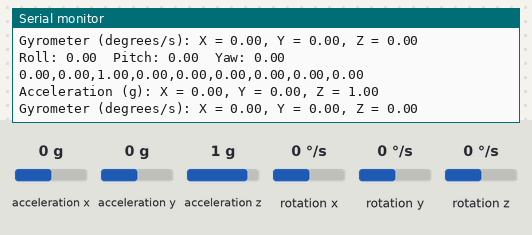
Bench run of a sketch on a simulated Arduino Uno, built with avr-gcc and run on an emulated ATmega328P. Parts: the last lines printed to the serial monitor. The test bench sets the inputs (shaded band); at power-on: acceleration x 0 g, acceleration y 0 g, acceleration z 1 g, rotation x 0 °/s, rotation y 0 °/s, rotation z 0 °/s.

Above: at 2.2 s.
2.3 s: acceleration x set to -1.4 g
At 2.44 s:
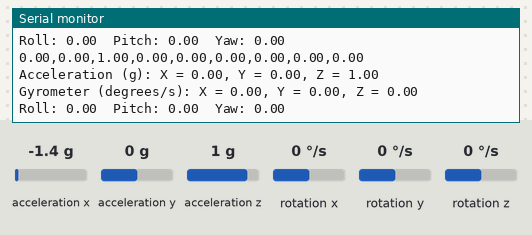
5.3 s: acceleration y set to -1.4 g
At 5.51 s:
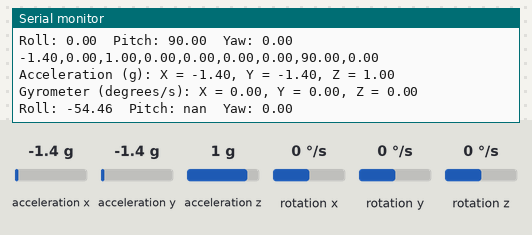
7.0 s: acceleration z set to -1.4 g
At 7.16 s:
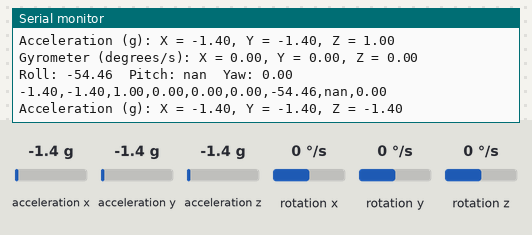
10.0 s: rotation x set to -192 °/s
At 10.0 s:
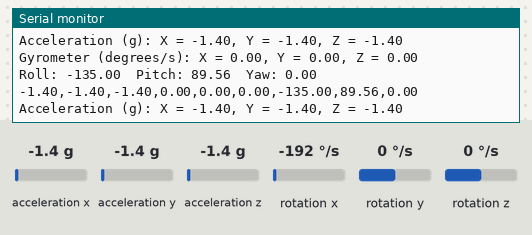
13.0 s: rotation y set to -192 °/s
At 13.3 s:
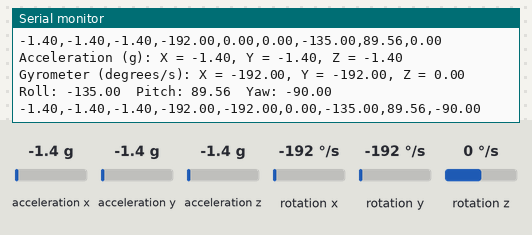
16.0 s: rotation z set to -192 °/s
At 16.09 s:
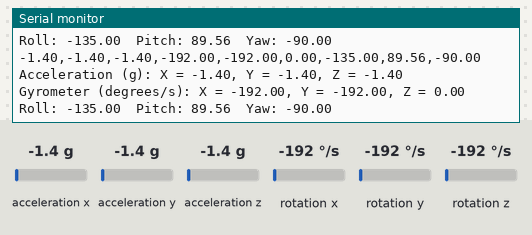
Timing chart, 0 to 19.0 s (numbered marks = the images above; inputs shaded):
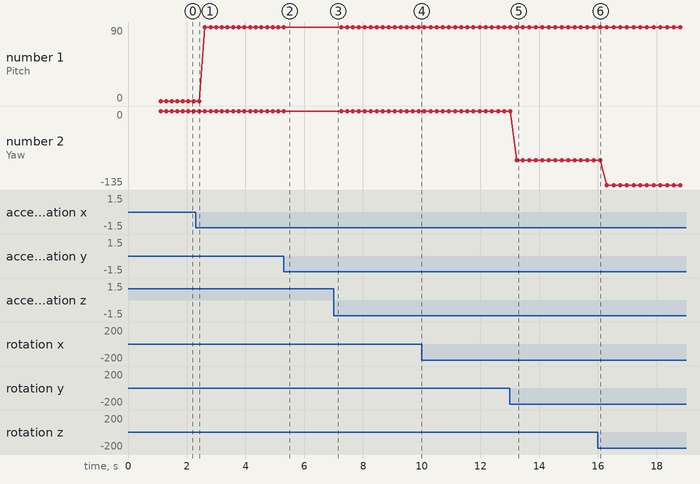

Measured:
- after the input at 5.3 s, the serial monitor: prints a new line after 0.10 s (image 2)
- after the input at 7.0 s, the serial monitor: prints a new line after 0.15 s (image 3)
- after the input at 13.0 s, the serial monitor: prints a new line after 0.17 s (image 5)
- plotted number 1: 0 → 90 after the input at 2.3 s, 90 → 89.56 after the input at 7.0 s
- plotted number 2: 0 → -90 after the input at 13.0 s

The sketch:

calculations.ino
```cpp
#include <Wire.h>
#include <MPU6050.h>

MPU6050 mpu;

void setup() {
  Wire.begin();
  Serial.begin(9600);

  mpu.initialize();

  // Verify the connection
  if (mpu.testConnection()) {
    Serial.println("MPU6050 connection successful");
  } else {
    Serial.println("MPU6050 connection failed");
  }

  delay(1000);
}

void loop() {
  // Read sensor data
  int16_t ax, ay, az, gx, gy, gz;
  float roll, pitch, yaw;

  mpu.getMotion6(&ax, &ay, &az, &gx, &gy, &gz);

  // Convert raw values to actual units
  float accelerationX = ax / 16384.0; // LSB/g
  float accelerationY = ay / 16384.0; // LSB/g
  float accelerationZ = az / 16384.0; // LSB/g

  float gyroX = gx / 131.0; // LSB/degrees per second
  float gyroY = gy / 131.0; // LSB/degrees per second
  float gyroZ = gz / 131.0; // LSB/degrees per second

  roll = atan2(ay, az) * (180.0 / PI);
  pitch = atan2(-ax, sqrt(ay * ay + az * az)) * (180.0 / PI);
  yaw = atan2(gy, gz) * (180.0 / PI);

  // Print the acceleration and gyrometer values
  Serial.print("Acceleration (g): ");
  Serial.print("X = ");
  Serial.print(accelerationX);
  Serial.print(", Y = ");
  Serial.print(accelerationY);
  Serial.print(", Z = ");
  Serial.println(accelerationZ);

  Serial.print("Gyrometer (degrees/s): ");
  Serial.print("X = ");
  Serial.print(gyroX);
  Serial.print(", Y = ");
  Serial.print(gyroY);
  Serial.print(", Z = ");
  Serial.println(gyroZ);

  Serial.print("Roll: ");
  Serial.print(roll);
  Serial.print("\tPitch: ");
  Serial.print(pitch);
  Serial.print("\tYaw: ");
  Serial.println(yaw);

  // Send values to the Serial Plotter
  Serial.print(accelerationX);
  Serial.print(",");
  Serial.print(accelerationY);
  Serial.print(",");
  Serial.print(accelerationZ);
  Serial.print(",");
  Serial.print(gyroX);
  Serial.print(",");
  Serial.print(gyroY);
  Serial.print(",");
  Serial.print(gyroZ);
  Serial.print(",");
  Serial.print(roll);
  Serial.print(",");
  Serial.print(pitch);
  Serial.print(",");
  Serial.println(yaw);

  delay(10); // Adjust delay as per your requirements
}
```
